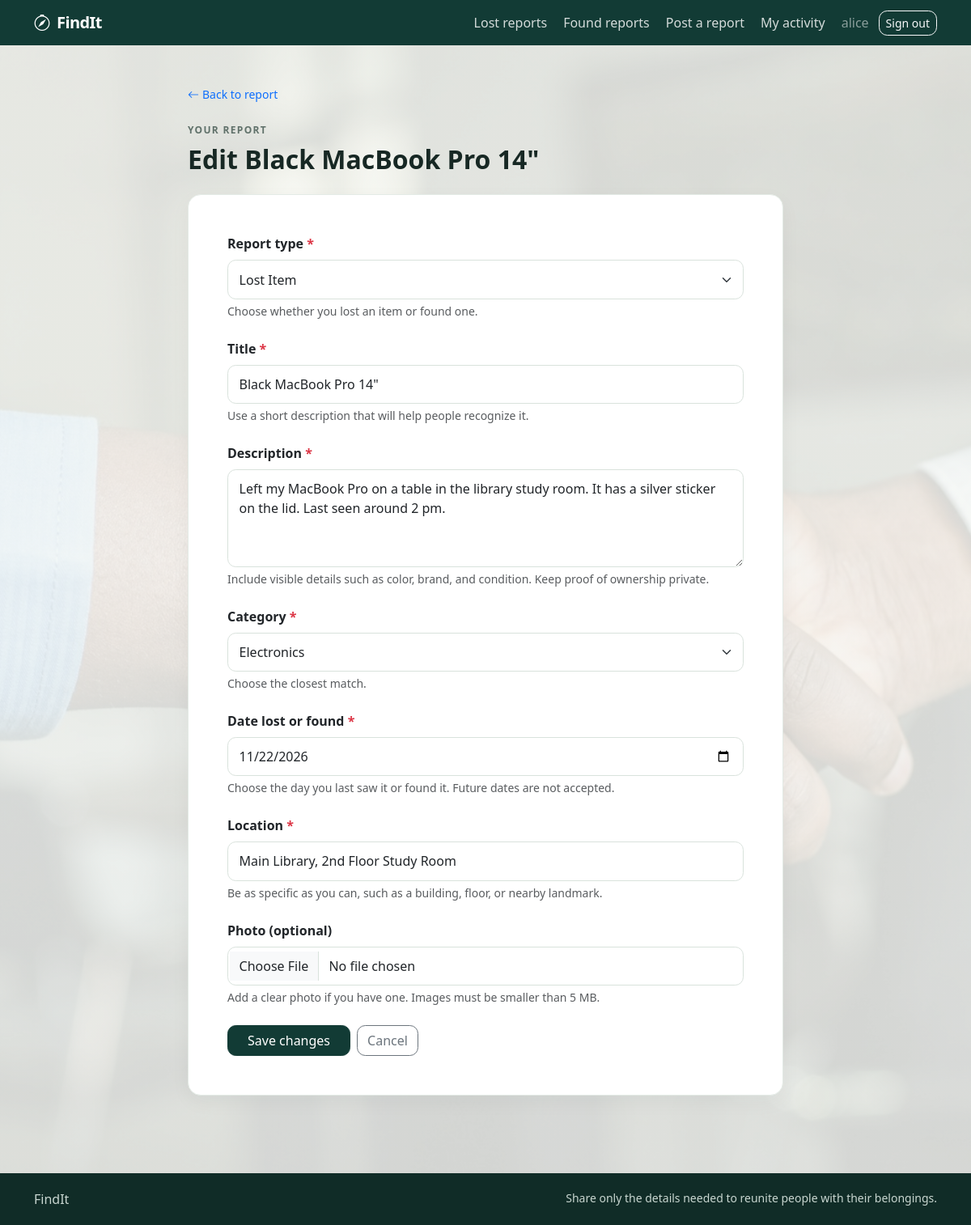
The app's page /browse/report/1/edit/ (signed in) with its own data.
### accounts/models.py (models this page shows, shortened)
class User(AbstractUser):
    ROLE_CHOICES = [
        ('student', 'Student'),
        ('staff', 'Staff'),
        ('admin', 'Administrator'),
    ]
    role = models.CharField(
        max_length=20,
        choices=ROLE_CHOICES,
        default='student'
    )

### lostfound/models.py (models this page shows, shortened)
class ItemReport(models.Model):
    REPORT_TYPES = [
        ('lost', 'Lost Item'),
        ( 'found', 'Found Item')
    ]
    STATUS_CHOICES = [
        ('active', 'Active',),
        ('under review', 'Under Review',),
        ('matched', 'Matched',),
        ('recovered', 'Recovered',),
        ('closed', 'Closed',),
        ('hidden', 'Hidden',),
    ]
    CATEGORY_CHOICES = [
        ('electronics', 'Electronics',),
        ('clothing', 'Clothing',),
        ('documents', 'Documents',),
        ('accessories', 'Accessories',),
        ('other', 'Other',),
    ]
    reporter = models.ForeignKey(
        settings.AUTH_USER_MODEL,
        on_delete=models.CASCADE,
        related_name='reports'
    )
    report_type = models.CharField(
        max_length=10,
        choices=REPORT_TYPES
    )
    title = models.CharField(max_length=150)
    description = models.TextField()
    category = models.CharField(
        max_length=30,
        choices=CATEGORY_CHOICES,
    )
    date_lost_or_found = models.DateField()
    location = models.CharField(max_length=200)
    image = models.ImageField(
        upload_to='item_images/',
        blank=True,
        null=True,
    )
    status = models.CharField(
        max_length=20,
        choices=STATUS_CHOICES,
        default='active'
    )
    created_at = models.DateTimeField(auto_now_add=True)
    updated_at = models.DateTimeField(auto_now=True)

### lostfound/views.py (the view)
# urls.py: path('report/<int:report_id>/edit/', views.edit_report, name='edit_report'),
@login_required
def edit_report(request, report_id):
    report = get_object_or_404(
        ItemReport,
        pk=report_id,
        reporter=request.user,
        status__in=['active', 'under review'],
    )
    if request.method == 'POST':
        form = ItemReportForm(request.POST, request.FILES, instance=report)
        if form.is_valid():
            form.save()
            messages.success(request, 'Your report was updated.')
            return redirect('report_detail', report_id=report.pk)
    else:
        form = ItemReportForm(instance=report)
    return render(request, 'lostfound/edit_report.html', {
        'form': form,
        'report': report,
    })

### templates/lostfound/edit_report.html (shortened to what this page needs)
{% extends 'lostfound/base.html' %}
{% block content %}
<div class="row justify-content-center">
    <div class="col-xl-8">
        <a href="{% url 'report_detail' report.pk %}" class="small text-decoration-none"><i class="bi bi-arrow-left me-1"></i>Back to report</a>
        <p class="eyebrow mt-4 mb-2">Your report</p>
        <h1 class="h2 fw-bold">Edit {{ report.title }}</h1>
        <form method="post" enctype="multipart/form-data" class="card mt-4">
            <div class="card-body p-4 p-lg-5">
                {% for field in form %}
                    <div class="mb-4">
                        <label for="{{ field.id_for_label }}" class="form-label fw-semibold">{{ field.label }}{% if field.field.required %} <span class="text-danger">*</span>{% endif %}</label>
                        {{ field }}
                        {% if field.help_text %}<div class="form-text">{{ field.help_text }}</div>{% endif %}
                    </div>
                {% endfor %}
                <div class="d-flex flex-wrap gap-2">
                    <button type="submit" class="btn btn-primary px-4">Save changes</button>
                    <a href="{% url 'report_detail' report.pk %}" class="btn btn-outline-secondary">Cancel</a>
                </div>
            </div>
        </form>
    </div>
</div>
{% endblock %}

### templates/lostfound/base.html (shortened to what this page needs)
{% load static %}
<!doctype html>
<html lang="en">
<head>
    <link href="https://cdn.jsdelivr.net/npm/bootstrap@5.3.3/dist/css/bootstrap.min.css" rel="stylesheet">
    <link href="https://cdn.jsdelivr.net/npm/bootstrap-icons@1.11.3/font/bootstrap-icons.css" rel="stylesheet">
</head>
<body>
<nav class="navbar navbar-expand-lg navbar-dark">
    <div class="container">
        <a class="navbar-brand" href="{% url 'landing' %}">
            <i class="bi bi-compass me-1" aria-hidden="true"></i> FindIt
        </a>
        <div class="collapse navbar-collapse" id="navbarNav">
            <ul class="navbar-nav ms-auto align-items-lg-center gap-lg-1">
                <li class="nav-item"><a class="nav-link" href="{% url 'lost_reports' %}">Lost reports</a></li>
                <li class="nav-item"><a class="nav-link" href="{% url 'found_reports' %}">Found reports</a></li>
                {% if user.is_authenticated %}
                    <li class="nav-item"><a class="nav-link" href="{% url 'create_report' %}">Post a report</a></li>
                    <li class="nav-item"><a class="nav-link" href="{% url 'my_activity' %}">My activity</a></li>
                    <li class="nav-item"><span class="nav-link text-white-50">{{ user.username }}</span></li>
                    <li class="nav-item">
                        <form method="post" action="{% url 'logout' %}" class="m-0">
                            <button class="btn btn-sm btn-outline-light" type="submit">Sign out</button>
                        </form>
                    </li>
                {% else %}
                    <li class="nav-item"><a class="nav-link" href="{% url 'login' %}">Sign in</a></li>
                    <li class="nav-item"><a class="btn btn-sm btn-light ms-lg-2" href="{% url 'register' %}">Create account</a></li>
                {% endif %}
            </ul>
        </div>
    </div>
</nav>
<main class="container py-4 py-lg-5">
    {% block content %}{% endblock %}
</main>
<footer class="footer">
    <div class="container d-flex flex-column flex-sm-row justify-content-between gap-2">
        <span>FindIt</span>
        <small>Share only the details needed to reunite people with their belongings.</small>
    </div>
</footer>
</body>
</html>

### records on screen
User: username "alice"
ItemReport: title "Black MacBook Pro 14\"", form "Lost Item" "Black MacBook Pro 14\"" "Left my MacBook Pro on a table in the library study room. It has a silver sticker on the lid. Last seen around 2 pm." "Electronics" "11/22/2026" "Main Library, 2nd Floor Study Room"

### other values on screen
{{ field.label }} "Report type" "Title" "Description" "Category" "Date lost or found" "Location" "Photo (optional)"
{{ field.help_text }} "Choose whether you lost an item or found one." "Use a short description that will help people recognize it." "Include visible details such as color, brand, and condition. Keep proof of ownership private." "Choose the closest match." "Choose the day you last saw it or found it. Future dates are not accepted." "Be as specific as you can, such as a building, floor, or nearby landmark." "Add a clear photo if you have one. Images must be smaller than 5 MB."
